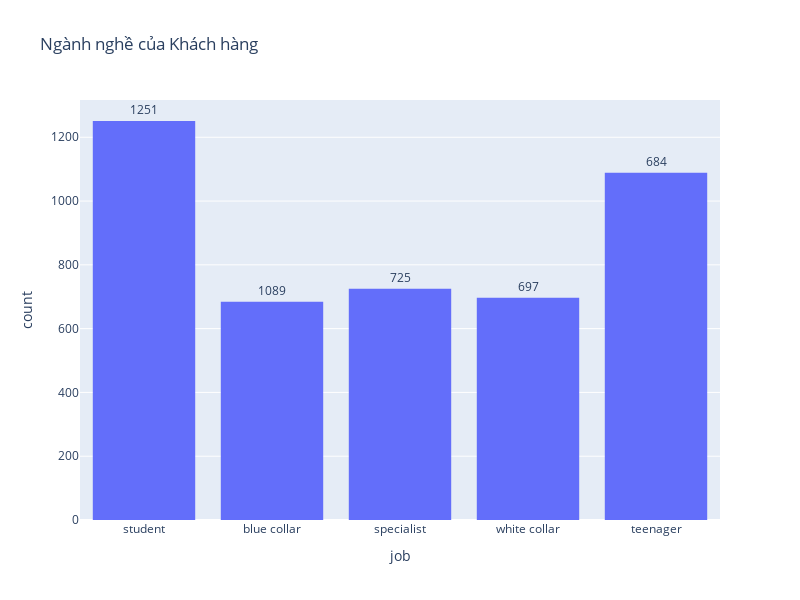

The cell this chart's notebook holds for it:
### Markdown cell above
Tỉ trọng ngành nghề

### Code cell
proportion_job = round(customer['job'].value_counts() / customer.shape[0] * 100, 2)
print(proportion_job)

fig = px.histogram(customer, x = 'job', title = 'Ngành nghề của Khách hàng')
fig.update_layout(width = 800, height = 600)

fig.update_traces(text = customer['job'].value_counts(),
                  textposition='outside')
fig.show()

### Figure 1 — Plotly figure (JSON) as saved in the notebook; plotly's stock layout.template omitted (floating-point values rounded to 4 significant figures; data arrays with more than 128 entries replaced by an {"elided": "..."} marker saying what was removed)
{"data": [{"alignmentgroup": "True", "bingroup": "x", "hovertemplate": "job=%{x}<br>count=%{y}<extra></extra>", "legendgroup": "", "marker": {"color": "#636efa", "pattern": {"shape": ""}}, "name": "", "offsetgroup": "", "orientation": "v", "showlegend": false, "text": [1251, 1089, 725, 697, 684], "textposition": "outside", "type": "histogram", "x": {"elided": "4446 str values"}, "xaxis": "x", "yaxis": "y"}], "layout": {"barmode": "relative", "height": 600, "legend": {"tracegroupgap": 0}, "title": {"text": "Ngành nghề của Khách hàng"}, "width": 800, "xaxis": {"anchor": "y", "domain": [0, 1], "title": {"text": "job"}}, "yaxis": {"anchor": "x", "domain": [0, 1], "title": {"text": "count"}}}}
